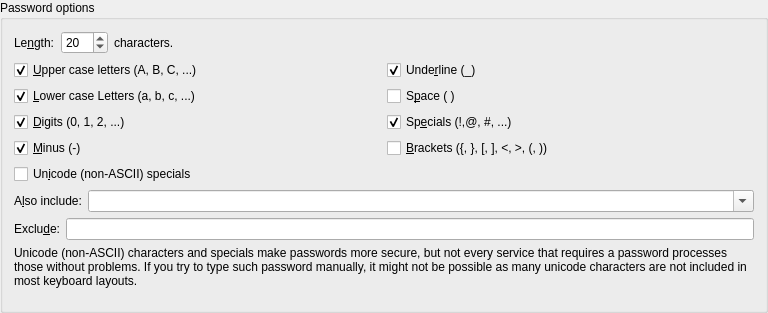
<?xml version="1.0" encoding="UTF-8"?>
<ui version="4.0">
 <class>PasswordOptions</class>
 <widget class="QGroupBox" name="PasswordOptions">
  <property name="geometry">
   <rect>
    <x>0</x>
    <y>0</y>
    <width>768</width>
    <height>313</height>
   </rect>
  </property>
  <property name="windowTitle">
   <string>GroupBox</string>
  </property>
  <property name="title">
   <string>Password options</string>
  </property>
  <layout class="QVBoxLayout" name="verticalLayout" stretch="0,0,0,0,1">
   <item>
    <layout class="QHBoxLayout" name="horizontalLayout" stretch="0,0,1">
     <item>
      <widget class="QLabel" name="label_3">
       <property name="text">
        <string>Le&amp;ngth:</string>
       </property>
       <property name="buddy">
        <cstring>passLength</cstring>
       </property>
      </widget>
     </item>
     <item>
      <widget class="QSpinBox" name="passLength">
       <property name="minimum">
        <number>1</number>
       </property>
       <property name="maximum">
        <number>100</number>
       </property>
       <property name="value">
        <number>20</number>
       </property>
      </widget>
     </item>
     <item>
      <widget class="QLabel" name="label_4">
       <property name="text">
        <string>characters.</string>
       </property>
      </widget>
     </item>
    </layout>
   </item>
   <item>
    <layout class="QGridLayout" name="gridLayout">
     <item row="0" column="0">
      <widget class="QCheckBox" name="uppercase">
       <property name="text">
        <string>&amp;Upper case letters (A, B, C, ...)</string>
       </property>
       <property name="checked">
        <bool>true</bool>
       </property>
      </widget>
     </item>
     <item row="0" column="1">
      <widget class="QCheckBox" name="underline">
       <property name="text">
        <string>Unde&amp;rline (_)</string>
       </property>
       <property name="checked">
        <bool>true</bool>
       </property>
      </widget>
     </item>
     <item row="1" column="0">
      <widget class="QCheckBox" name="lowercase">
       <property name="text">
        <string>&amp;Lower case Letters (a, b, c, ...)</string>
       </property>
       <property name="checked">
        <bool>true</bool>
       </property>
      </widget>
     </item>
     <item row="1" column="1">
      <widget class="QCheckBox" name="space">
       <property name="text">
        <string>S&amp;pace ( )</string>
       </property>
      </widget>
     </item>
     <item row="2" column="0">
      <widget class="QCheckBox" name="digits">
       <property name="text">
        <string>&amp;Digits (0, 1, 2, ...)</string>
       </property>
       <property name="checked">
        <bool>true</bool>
       </property>
      </widget>
     </item>
     <item row="3" column="1">
      <widget class="QCheckBox" name="brackets">
       <property name="text">
        <string>&amp;Brackets ({, }, [, ], &lt;, &gt;, (, ))</string>
       </property>
      </widget>
     </item>
     <item row="3" column="0">
      <widget class="QCheckBox" name="minus">
       <property name="text">
        <string>&amp;Minus (-)</string>
       </property>
       <property name="checked">
        <bool>true</bool>
       </property>
      </widget>
     </item>
     <item row="2" column="1">
      <widget class="QCheckBox" name="specials">
       <property name="text">
        <string>Sp&amp;ecials (!,@, #, ...)</string>
       </property>
       <property name="checked">
        <bool>true</bool>
       </property>
      </widget>
     </item>
     <item row="4" column="0">
      <widget class="QCheckBox" name="uniCharacters">
       <property name="text">
        <string>Un&amp;icode (non-ASCII) specials</string>
       </property>
      </widget>
     </item>
    </layout>
   </item>
   <item>
    <layout class="QHBoxLayout" name="horizontalLayout_2" stretch="0,1">
     <item>
      <widget class="QLabel" name="label_5">
       <property name="text">
        <string>A&amp;lso include:</string>
       </property>
       <property name="buddy">
        <cstring>include</cstring>
       </property>
      </widget>
     </item>
     <item>
      <widget class="QComboBox" name="include">
       <property name="editable">
        <bool>true</bool>
       </property>
       <property name="currentText">
        <string/>
       </property>
       <property name="currentIndex">
        <number>-1</number>
       </property>
       <property name="frame">
        <bool>true</bool>
       </property>
       <item>
        <property name="text">
         <string>Polish special characters: ĄĆĘŁŃÓŚŹŻąćęłńóśźż</string>
        </property>
       </item>
       <item>
        <property name="text">
         <string>German special characters: ÄÖÜäöüß</string>
        </property>
       </item>
      </widget>
     </item>
    </layout>
   </item>
   <item>
    <layout class="QHBoxLayout" name="horizontalLayout_3" stretch="0,1">
     <item>
      <widget class="QLabel" name="label">
       <property name="text">
        <string>Exclu&amp;de:</string>
       </property>
       <property name="buddy">
        <cstring>exclude</cstring>
       </property>
      </widget>
     </item>
     <item>
      <widget class="QLineEdit" name="exclude"/>
     </item>
    </layout>
   </item>
   <item>
    <widget class="QLabel" name="label_6">
     <property name="text">
      <string>Unicode (non-ASCII) characters and specials make passwords more secure, but not every service that requires a password processes those without problems. If you try to type such password manually, it might not be possible as many unicode characters are not included in most keyboard layouts.</string>
     </property>
     <property name="alignment">
      <set>Qt::AlignLeading|Qt::AlignLeft|Qt::AlignTop</set>
     </property>
     <property name="wordWrap">
      <bool>true</bool>
     </property>
    </widget>
   </item>
  </layout>
 </widget>
 <tabstops>
  <tabstop>passLength</tabstop>
  <tabstop>uppercase</tabstop>
  <tabstop>underline</tabstop>
  <tabstop>lowercase</tabstop>
  <tabstop>space</tabstop>
  <tabstop>digits</tabstop>
  <tabstop>specials</tabstop>
  <tabstop>minus</tabstop>
  <tabstop>brackets</tabstop>
  <tabstop>uniCharacters</tabstop>
  <tabstop>include</tabstop>
  <tabstop>exclude</tabstop>
 </tabstops>
 <resources/>
 <connections>
  <connection>
   <sender>uppercase</sender>
   <signal>toggled(bool)</signal>
   <receiver>PasswordOptions</receiver>
   <slot>setDirty()</slot>
   <hints>
    <hint type="sourcelabel">
     <x>147</x>
     <y>76</y>
    </hint>
    <hint type="destinationlabel">
     <x>303</x>
     <y>57</y>
    </hint>
   </hints>
  </connection>
  <connection>
   <sender>lowercase</sender>
   <signal>toggled(bool)</signal>
   <receiver>PasswordOptions</receiver>
   <slot>setDirty()</slot>
   <hints>
    <hint type="sourcelabel">
     <x>64</x>
     <y>96</y>
    </hint>
    <hint type="destinationlabel">
     <x>303</x>
     <y>85</y>
    </hint>
   </hints>
  </connection>
  <connection>
   <sender>digits</sender>
   <signal>toggled(bool)</signal>
   <receiver>PasswordOptions</receiver>
   <slot>setDirty()</slot>
   <hints>
    <hint type="sourcelabel">
     <x>285</x>
     <y>125</y>
    </hint>
    <hint type="destinationlabel">
     <x>303</x>
     <y>109</y>
    </hint>
   </hints>
  </connection>
  <connection>
   <sender>underline</sender>
   <signal>toggled(bool)</signal>
   <receiver>PasswordOptions</receiver>
   <slot>setDirty()</slot>
   <hints>
    <hint type="sourcelabel">
     <x>447</x>
     <y>69</y>
    </hint>
    <hint type="destinationlabel">
     <x>653</x>
     <y>54</y>
    </hint>
   </hints>
  </connection>
  <connection>
   <sender>space</sender>
   <signal>toggled(bool)</signal>
   <receiver>PasswordOptions</receiver>
   <slot>setDirty()</slot>
   <hints>
    <hint type="sourcelabel">
     <x>474</x>
     <y>101</y>
    </hint>
    <hint type="destinationlabel">
     <x>652</x>
     <y>84</y>
    </hint>
   </hints>
  </connection>
  <connection>
   <sender>specials</sender>
   <signal>toggled(bool)</signal>
   <receiver>PasswordOptions</receiver>
   <slot>setDirty()</slot>
   <hints>
    <hint type="sourcelabel">
     <x>523</x>
     <y>117</y>
    </hint>
    <hint type="destinationlabel">
     <x>652</x>
     <y>110</y>
    </hint>
   </hints>
  </connection>
  <connection>
   <sender>brackets</sender>
   <signal>toggled(bool)</signal>
   <receiver>PasswordOptions</receiver>
   <slot>setDirty()</slot>
   <hints>
    <hint type="sourcelabel">
     <x>498</x>
     <y>153</y>
    </hint>
    <hint type="destinationlabel">
     <x>650</x>
     <y>136</y>
    </hint>
   </hints>
  </connection>
  <connection>
   <sender>minus</sender>
   <signal>toggled(bool)</signal>
   <receiver>PasswordOptions</receiver>
   <slot>setDirty()</slot>
   <hints>
    <hint type="sourcelabel">
     <x>159</x>
     <y>154</y>
    </hint>
    <hint type="destinationlabel">
     <x>303</x>
     <y>136</y>
    </hint>
   </hints>
  </connection>
  <connection>
   <sender>uniCharacters</sender>
   <signal>toggled(bool)</signal>
   <receiver>PasswordOptions</receiver>
   <slot>setDirty()</slot>
   <hints>
    <hint type="sourcelabel">
     <x>36</x>
     <y>177</y>
    </hint>
    <hint type="destinationlabel">
     <x>302</x>
     <y>163</y>
    </hint>
   </hints>
  </connection>
  <connection>
   <sender>include</sender>
   <signal>currentTextChanged(QString)</signal>
   <receiver>PasswordOptions</receiver>
   <slot>setDirty()</slot>
   <hints>
    <hint type="sourcelabel">
     <x>595</x>
     <y>205</y>
    </hint>
    <hint type="destinationlabel">
     <x>649</x>
     <y>178</y>
    </hint>
   </hints>
  </connection>
  <connection>
   <sender>exclude</sender>
   <signal>textChanged(QString)</signal>
   <receiver>PasswordOptions</receiver>
   <slot>setDirty()</slot>
   <hints>
    <hint type="sourcelabel">
     <x>613</x>
     <y>232</y>
    </hint>
    <hint type="destinationlabel">
     <x>648</x>
     <y>220</y>
    </hint>
   </hints>
  </connection>
 </connections>
 <slots>
  <slot>setDirty()</slot>
 </slots>
</ui>
